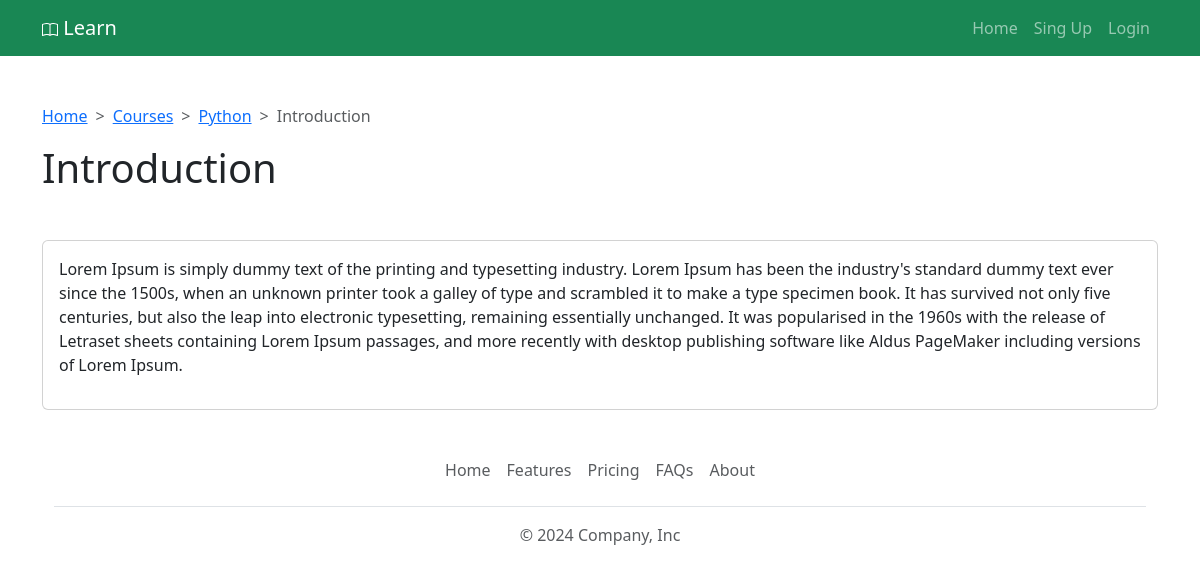
The app's page /courses/python/1/ with its own data.
### course_app/models.py (models this page shows, shortened)
class Course(models.Model):
    name = models.CharField("Course Name", max_length=255)
    description = models.TextField("Course description")
    slug = models.SlugField(unique=True, blank=True, editable=False)
    class Meta:
        verbose_name = "Course"
        verbose_name_plural = "Courses"

class Lesson(models.Model):
    course = models.ForeignKey(Course, on_delete=models.CASCADE, verbose_name="Choose Course")
    theme = models.CharField("Lesson theme", max_length=255)
    content = models.TextField("Description", blank=True, null=True)
    youtube_url = models.CharField("YouTube URL", max_length=255, blank=True, null=True)
    class Meta:
        verbose_name = "Lesson"
        verbose_name_plural = "Lessons"

### course_app/views.py (the view)
# urls.py: path('courses/<slug:slug>/<int:pk>/', views.lessons_detail_page, name='lesson_detail_page'),
def lessons_detail_page(request, slug, pk):
    course = get_object_or_404(Course, slug=slug)
    lesson = get_object_or_404(Lesson, pk=pk)
    context = {
        'course': course,
        'lesson': lesson
    }
    return render(request, "./course/lessons-delail.html", context)

### course_app/templates/course/lessons-delail.html (shortened to what this page needs)
{% extends '../base.html' %}
{% block content %}
    <div class="container pt-5 pd-5">
      <nav style="--bs-breadcrumb-divider: '>';" aria-label="breadcrumb">
          <ol class="breadcrumb">
            <li class="breadcrumb-item"><a href="{% url 'home_page' %}">Home</a></li>
            <li class="breadcrumb-item"><a href="{% url 'courses_page' %}">Courses</a></li>
            <li class="breadcrumb-item"><a href="{% url 'lessons_page' slug=course.slug %}">{{ course.name }}</a></li>
            <li class="breadcrumb-item active" aria-current="page">{{ lesson.theme }}</li>
          </ol>
      </nav>
      <h1 class="mb-5">{{ lesson.theme }}</h1>
      <div class="card">
          <div class="card-body">
              {% if lesson.content %}
              <p>{{ lesson.content }}</p>
              {% endif %}
          </div>
      </div>
  </div>
{% endblock %}

### records on screen
Course: name "Python"
Lesson: theme "Introduction", content "Lorem Ipsum is simply dummy text of the printing and typesetting industry. Lorem Ipsum has been the industry's standard dummy text ever since the 1500s, when an unknown printer took a galley of type and scrambled it to make a type specimen book. It has survived not only five centuries, but also the leap into electronic typesetting, remaining essentially unchanged. It was popularised in the 1960s with the release of Letraset sheets containing Lorem Ipsum passages, and more recently with desktop publishing software like Aldus PageMaker including versions of Lorem Ipsum."
